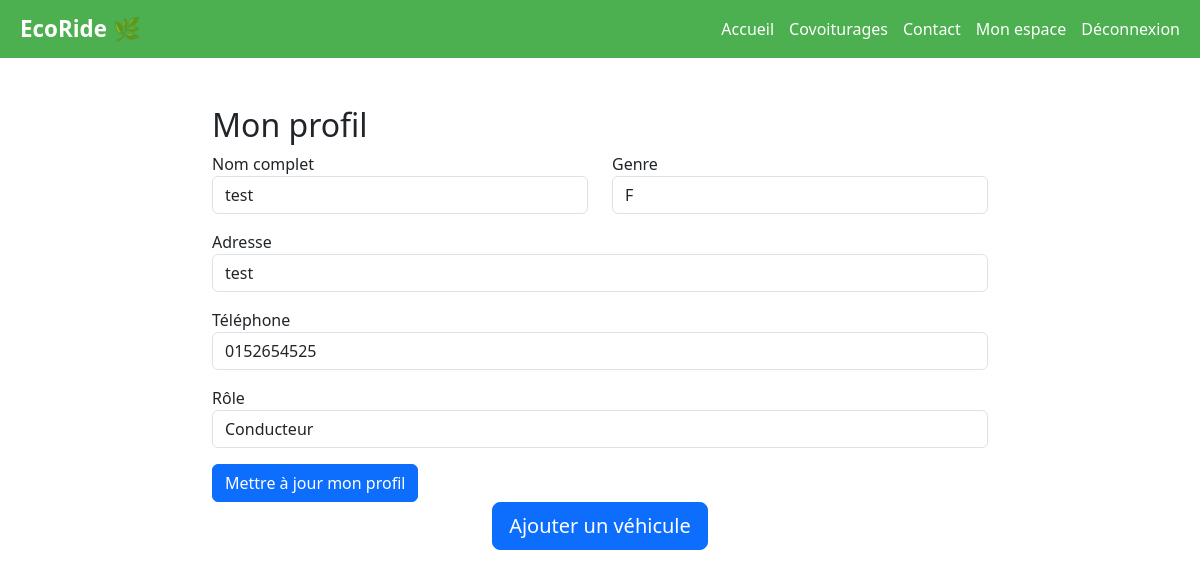
The app's page /pages/profil_utilisateur.php (signed in) with its own data.
### tables this page shows
CREATE TABLE `profils` (
  `id` int(10) UNSIGNED NOT NULL,
  `nom` varchar(40) NOT NULL,
  `genre` varchar(10) NOT NULL,
  `telephone` varchar(15) NOT NULL,
  `courriel` varchar(40) NOT NULL,
  `adresse` text NOT NULL,
  `role` enum('conducteur','passager','les deux') NOT NULL DEFAULT 'passager',
  `photo` varchar(255) DEFAULT NULL,
  `note` float DEFAULT NULL
);

### pages/profil_utilisateur.php (the view, shortened to what this page needs)
<?php
require '../includes/db_connection.php';
$courriel = $_SESSION['courriel'];
$stmt = $pdo->prepare('SELECT * FROM profils WHERE courriel = ?');
$stmt->execute([$courriel]);
$profil = $stmt->fetch();
?>
<!DOCTYPE html>
<html lang="fr">
<head>
  <link href="https://cdn.jsdelivr.net/npm/bootstrap@5.3.0/dist/css/bootstrap.min.css" rel="stylesheet" />
</head>
<body>
<?php include '../includes/nav.php'; ?>
<div class="container mt-5" style="max-width: 800px;">
  <h2> Mon profil</h2>
  <form method="POST">
    <div class="row mb-3">
      <div class="col">
        <label>Nom complet</label>
        <input type="text" name="nom" class="form-control" value="<?= htmlspecialchars($profil['nom'] ?? '') ?>" required />
      </div>
      <div class="col">
        <label>Genre</label>
        <select name="genre" class="form-control" required>
          <option value="F" <?= ($profil['genre'] ?? '') === 'F' ? 'selected' : '' ?>>F</option>
        </select>
      </div>
    </div>
    <div class="mb-3">
      <label>Adresse</label>
      <input type="text" name="adresse" class="form-control" value="<?= htmlspecialchars($profil['adresse'] ?? '') ?>" required />
    </div>
    <div class="mb-3">
      <label>Téléphone</label>
      <input type="tel" name="telephone" class="form-control" value="<?= htmlspecialchars($profil['telephone'] ?? '') ?>" required />
    </div>
    <div class="mb-3">
      <label>Rôle</label>
      <select name="role" class="form-control" onchange="toggleVehiculeForm()" required>
        <option value="conducteur" <?= $profil['role'] === 'conducteur' ? 'selected' : '' ?>>Conducteur</option>
      </select>
    </div>
    <button type="submit" class="btn btn-primary">Mettre à jour mon profil</button>
<?php if (in_array($profil['role'], ['conducteur', 'les deux'])): ?>
  <div class="mb-3 text-center">
    <a href="ajouter_vehicule.php" class="btn btn-primary btn-lg">Ajouter un véhicule</a>
  </div>
<?php endif; ?>
</div>
</body>
</html>

### records on screen
profils: nom "test", genre "F", adresse "test", telephone "0152654525", role "Conducteur"
